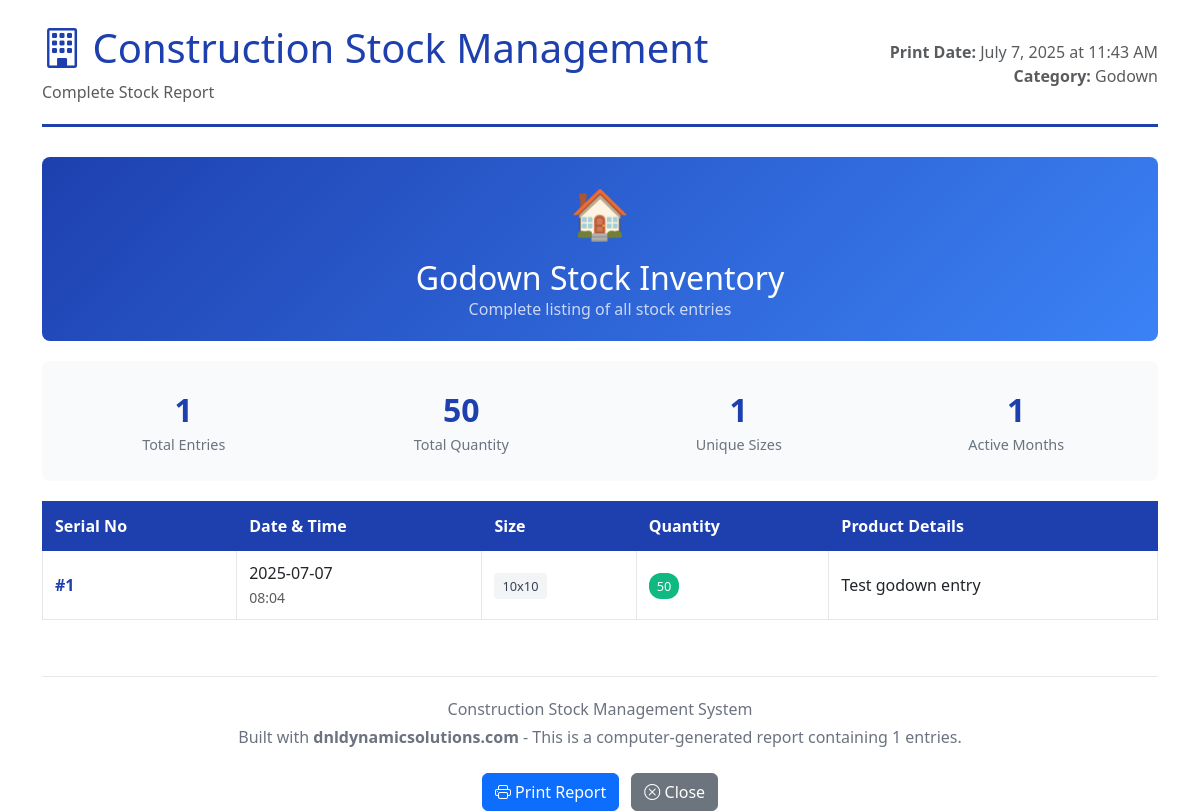
The app's page /print_category/godown (signed in) with its own data.
### models.py (models this page shows, shortened)
class StockEntry(db.Model):
    __tablename__ = 'stock_entries'
    CATEGORY_CHOICES = [
        ('godown', 'Godown'),
        ('double_tt', 'Double TT'),
        ('slop', 'Slop'),
        ('column', 'Column'),
        ('phhty', 'Phhty'),
        ('others', 'Others'),
    ]
    serial_no = db.Column(db.Integer, primary_key=True, autoincrement=True)
    category = db.Column(db.String(20), nullable=False)
    size = db.Column(db.String(100), nullable=False)
    quantity = db.Column(db.Integer, nullable=False)
    product_details = db.Column(db.Text, nullable=True)
    timestamp = db.Column(db.DateTime, default=datetime.utcnow)

### routes.py (the view)
@app.route('/print_category/<category_name>')
@login_required
def print_category(category_name):
    if category_name not in CATEGORIES:
        flash('Invalid category', 'error')
        return redirect(url_for('index'))
    entries = StockEntry.query.filter_by(category=category_name).order_by(StockEntry.timestamp.desc()).all()
    category_info = CATEGORIES[category_name]
    return render_template('print_category.html',
                         entries=entries,
                         category=category_name,
                         category_info=category_info)

### app.py (called while the page is built)
@login_manager.user_loader
def load_user(user_id):
    from models import User
    return User.query.get(int(user_id))

### routes.py (called while the page is built)
@app.template_filter('format_date')
def format_date(value):
    if value:
        return value.strftime('%Y-%m-%d')
    return ''

### templates/print_category.html (shortened to what this page needs)
<!DOCTYPE html>
<html lang="en">
<head>
    <link href="https://cdn.jsdelivr.net/npm/bootstrap@5.3.0/dist/css/bootstrap.min.css" rel="stylesheet">
    <link rel="stylesheet" href="https://cdn.jsdelivr.net/npm/bootstrap-icons@1.11.0/font/bootstrap-icons.css">
</head>
<body>
    <div class="container mt-4">
        <div class="print-header">
            <div class="row align-items-center">
                <div class="col-md-8">
                    <h1 class="company-logo">
                        <i class="bi bi-building"></i>
                        Construction Stock Management
                    </h1>
                    <p class="text-muted mb-0">Complete Stock Report</p>
                </div>
                <div class="col-md-4 text-end">
                    <div class="text-muted">
                        <div><strong>Print Date:</strong> <span id="printDate"></span></div>
                        <div><strong>Category:</strong> {{ category_info.name }}</div>
                    </div>
                </div>
            </div>
        </div>
        <div class="category-header text-center">
            <div class="category-icon">{{ category_info.icon }}</div>
            <h2 class="mb-0">{{ category_info.name }} Stock Inventory</h2>
            <p class="mb-0 opacity-75">Complete listing of all stock entries</p>
        </div>
        <div class="stats-row">
            <div class="row">
                <div class="col-md-3 col-6">
                    <div class="stat-item">
                        <div class="stat-number">{{ entries|length }}</div>
                        <div class="stat-label">Total Entries</div>
                    </div>
                </div>
                <div class="col-md-3 col-6">
                    <div class="stat-item">
                        <div class="stat-number">{{ entries|sum(attribute='quantity') or 0 }}</div>
                        <div class="stat-label">Total Quantity</div>
                    </div>
                </div>
                <div class="col-md-3 col-6">
                    <div class="stat-item">
                        <div class="stat-number">{{ entries|map(attribute='size')|unique|list|length }}</div>
                        <div class="stat-label">Unique Sizes</div>
                    </div>
                </div>
                <div class="col-md-3 col-6">
                    <div class="stat-item">
                        <div class="stat-number">
                            {% set months = [] %}
                            {{ months|length }}
                        </div>
                        <div class="stat-label">Active Months</div>
                    </div>
                </div>
            </div>
        </div>
        {% if entries %}
        <div class="table-responsive">
            <table class="table">
                <thead>
                    <tr>
                        <th>Serial No</th>
                        <th>Date & Time</th>
                        <th>Size</th>
                        <th>Quantity</th>
                        <th>Product Details</th>
                    </tr>
                </thead>
                <tbody>
                    {% for entry in entries %}
                    <tr>
                        <td>
                            <span class="serial-number">#{{ entry.serial_no }}</span>
                        </td>
                        <td>
                            <div>{{ entry.timestamp|format_date }}</div>
                            <small class="text-muted">{{ entry.timestamp.strftime('%H:%M') }}</small>
                        </td>
                        <td>
                            <span class="size-badge">{{ entry.size }}</span>
                        </td>
                        <td>
                            <span class="quantity-badge">{{ entry.quantity }}</span>
                        </td>
                        <td>
                            <div style="max-width: 200px; word-wrap: break-word;">
                                {{ entry.product_details if entry.product_details else '-' }}
                            </div>
                        </td>
                    </tr>
                    {% endfor %}
                </tbody>
            </table>
        </div>
        {% else %}
        <div class="empty-state">
            <i class="bi bi-inbox"></i>
            <h4>No Stock Entries Found</h4>
            <p>There are currently no stock entries for {{ category_info.name }} category.</p>
        </div>
        {% endif %}
        <div class="print-footer">
            <p class="mb-1">Construction Stock Management System</p>
            <p class="mb-0">Built with <strong>dnldynamicsolutions.com</strong> - This is a computer-generated report containing {{ entries|length }} entries.</p>
        </div>
        <div class="text-center mt-4 no-print">
            <button onclick="window.print()" class="btn btn-primary me-2">
                <i class="bi bi-printer"></i> Print Report
            </button>
            <button onclick="window.close()" class="btn btn-secondary">
                <i class="bi bi-x-circle"></i> Close
            </button>
        </div>
    </div>
</body>
</html>

### templates/print_category.html (style rules this page uses)
body { font-family: 'Segoe UI', Tahoma, Geneva, Verdana, sans-serif; background: white; color: #333; }
.print-header { border-bottom: 3px solid #1e40af; padding-bottom: 20px; margin-bottom: 30px; }
.company-logo { font-size: 2.5rem; color: #1e40af; }
.category-header { background: linear-gradient(135deg, #1e40af 0%, #3b82f6 100%); color: white; padding: 20px; border-radius: 8px; margin-bottom: 20px; }
.category-icon { font-size: 3rem; margin-bottom: 10px; }
.stats-row { background: #f8fafc; padding: 15px; border-radius: 8px; margin-bottom: 20px; }
.stat-item { text-align: center; padding: 10px; }
.stat-number { font-size: 2rem; font-weight: bold; color: #1e40af; }
.stat-label { color: #6b7280; font-size: 0.9rem; }
.table { border-collapse: collapse; width: 100%; }
.table th { background-color: #1e40af; color: white; font-weight: 600; padding: 12px; text-align: left; border: 1px solid #1e40af; }
.table td { padding: 10px 12px; border: 1px solid #e5e7eb; vertical-align: middle; }
.serial-number { font-weight: bold; color: #1e40af; }
.quantity-badge { background: #10b981; color: white; padding: 4px 8px; border-radius: 12px; font-size: 0.8rem; font-weight: 500; }
.size-badge { background: #f3f4f6; color: #374151; padding: 4px 8px; border-radius: 4px; font-size: 0.8rem; }
.print-footer { text-align: center; margin-top: 40px; padding-top: 20px; border-top: 1px solid #e5e7eb; color: #6b7280; }

### records on screen
StockEntry: name "Godown", serial_no "1", timestamp "2025-07-07", timestamp "08:04", size "10x10", quantity "50", product_details "Test godown entry"

### other values on screen
{{ category_info.icon }} "🏠"
{{ entries|length }} "1"
{{ entries|sum(attribute='quantity') or 0 }} "50"
{{ entries|map(attribute='size')|unique|list|length }} "1"
{{ months|length }} "1"
